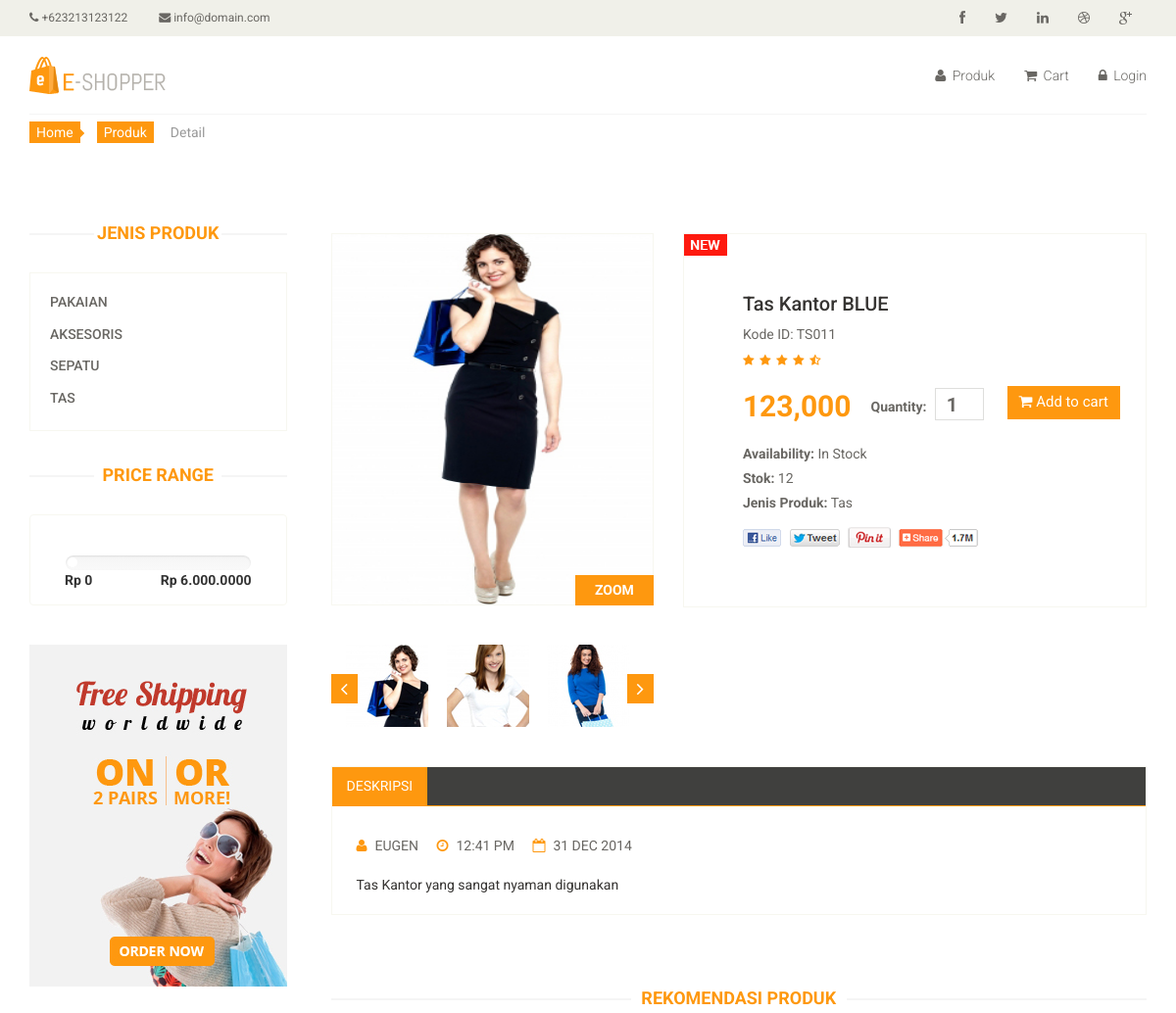
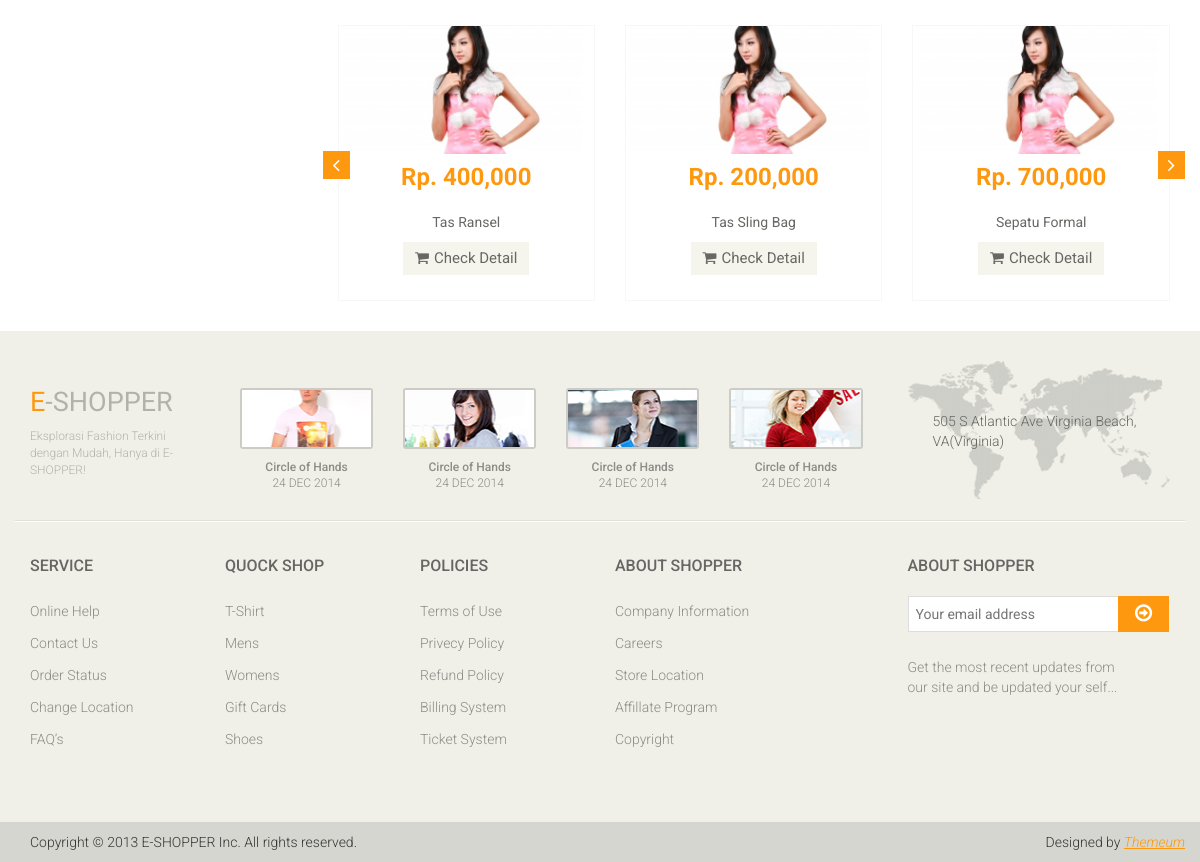
The app's page /produk-detail.php?kode=TS011 with its own data (2 pictures, top to bottom).
### tables this page shows
CREATE TABLE `jenis_produk` (
  `id` int(11) NOT NULL,
  `nama` varchar(45) NOT NULL
);

CREATE TABLE `produk` (
  `id` int(11) NOT NULL,
  `kode` varchar(45) DEFAULT NULL,
  `nama` varchar(45) NOT NULL,
  `deskripsi` text NOT NULL,
  `harga` double NOT NULL,
  `stok` int(11) NOT NULL,
  `jenis_produk` varchar(45) NOT NULL
);

### produk-detail.php (the view, shortened to what this page needs)
<?php
include_once('page/head.php');
include_once('page/nav.php');
if (isset($_GET['kode'])) {
	$sql = "SELECT * FROM produk WHERE kode = '" . $_GET['kode'] . "'";
	$stmt = $dbh->prepare($sql);
	$stmt->execute();
	$data = $stmt->fetch();
?>
	<section>
		<div class="container">
			<div class="breadcrumbs">
				<ol class="breadcrumb">
					<li><a href="index.php">Home</a></li>
					<li><a href="produk.php">Produk</a></li>
					<li class="active">Detail</li>
				</ol>
			</div>
			<div class="row">
				<?php include_once('page/sidebar.php') ?>
				<div class="col-sm-9 padding-right">
					<div class="product-details">
						<div class="col-sm-5">
							<div class="view-product">
								<img src="images/product-details/1.jpg" alt="" />
								<h3>ZOOM</h3>
							</div>
							<div id="similar-product" class="carousel slide" data-ride="carousel">
								<div class="carousel-inner">
									<div class="item active">
										<a href=""><img src="images/product-details/similar1.jpg" alt=""></a>
										<a href=""><img src="images/product-details/similar2.jpg" alt=""></a>
										<a href=""><img src="images/product-details/similar3.jpg" alt=""></a>
									</div>
								</div>
								<a class="left item-control" href="#similar-product" data-slide="prev">
									<i class="fa fa-angle-left"></i>
								</a>
								<a class="right item-control" href="#similar-product" data-slide="next">
									<i class="fa fa-angle-right"></i>
								</a>
							</div>
						</div>
						<div class="col-sm-7">
							<div class="product-information">
								<img src="images/product-details/new.jpg" class="newarrival" alt="" />
								<h2><?= $data['nama'] ?></h2>
								<p>Kode ID: <?= $data['kode'] ?></p>
								<img src="images/product-details/rating.png" alt="" />
								<form action="checkout.php" method="post">
									<span>
										<span><?= number_format($data['harga']) ?></span>
										<label>Quantity:</label>
										<input type="number" min="1" value="1" name="qty" required/>
										<button type="submit" class="btn btn-fefault cart">
											<i class="fa fa-shopping-cart"></i>
											Add to cart
										</button>
									</span>
								</form>
								<p><b>Availability:</b> In Stock</p>
								<p><b>Stok:</b> <?= $data['stok'] ?></p>
								<p><b>Jenis Produk:</b> <?= $data['jenis_produk'] ?></p>
								<a href=""><img src="images/product-details/share.png" class="share img-responsive" alt="" /></a>
							</div>
						</div>
					</div>
					<div class="category-tab shop-details-tab">
						<div class="col-sm-12">
							<ul class="nav nav-tabs">
								<li class="active"><a href="#reviews" data-toggle="tab">Deskripsi</a></li>
							</ul>
						</div>
						<div class="tab-content">
							<div class="tab-pane fade active in" id="reviews">
								<div class="col-sm-12">
									<ul>
										<li><a href=""><i class="fa fa-user"></i>EUGEN</a></li>
										<li><a href=""><i class="fa fa-clock-o"></i>12:41 PM</a></li>
										<li><a href=""><i class="fa fa-calendar-o"></i>31 DEC 2014</a></li>
									</ul>
									<p><?= $data['deskripsi'] ?></p>
								</div>
							</div>
						</div>
					</div>
					<?php include_once('page/rekomendasi.php') ?>
				</div>
			</div>
		</div>
	</section>
<?php }
include_once('page/footer.php') ?>

### page/head.php (shortened to what this page needs)
<!DOCTYPE html>
<html lang="en">
<head>
    <link href="css/bootstrap.min.css" rel="stylesheet">
    <link href="css/font-awesome.min.css" rel="stylesheet">
    <link href="css/prettyPhoto.css" rel="stylesheet">
    <link href="css/price-range.css" rel="stylesheet">
    <link href="css/animate.css" rel="stylesheet">
    <link href="css/main.css" rel="stylesheet">
    <link href="css/responsive.css" rel="stylesheet">
</head>

### page/nav.php
<body>
    <header id="header">
        <div class="header_top">
            <div class="container">
                <div class="row">
                    <div class="col-sm-6">
                        <div class="contactinfo">
                            <ul class="nav nav-pills">
                                <li><a href="#"><i class="fa fa-phone"></i> +623213123122</a></li>
                                <li><a href="#"><i class="fa fa-envelope"></i> info@domain.com</a></li>
                            </ul>
                        </div>
                    </div>
                    <div class="col-sm-6">
                        <div class="social-icons pull-right">
                            <ul class="nav navbar-nav">
                                <li><a href="#"><i class="fa fa-facebook"></i></a></li>
                                <li><a href="#"><i class="fa fa-twitter"></i></a></li>
                                <li><a href="#"><i class="fa fa-linkedin"></i></a></li>
                                <li><a href="#"><i class="fa fa-dribbble"></i></a></li>
                                <li><a href="#"><i class="fa fa-google-plus"></i></a></li>
                            </ul>
                        </div>
                    </div>
                </div>
            </div>
        </div>
        <div class="header-middle">
            <div class="container">
                <div class="row">
                    <div class="col-sm-4">
                        <div class="logo pull-left">
                            <a href="index.php"><img src="images/home/logo.png" alt="" /></a>
                        </div>
                    </div>
                    <div class="col-sm-8">
                        <div class="shop-menu pull-right">
                            <ul class="nav navbar-nav">
                                <li><a href="produk.php"><i class="fa fa-user"></i> Produk</a></li>
                                <li><a href="produk.php"><i class="fa fa-shopping-cart"></i> Cart</a></li>
                                <li><a href="administrator"><i class="fa fa-lock"></i> Login</a></li>
                            </ul>
                        </div>
                    </div>
                </div>
            </div>
        </div>
    </header>

### page/sidebar.php
<div class="col-sm-3">
    <div class="left-sidebar">
        <h2>Jenis Produk</h2>
        <div class="panel-group category-products" id="accordian">
            <?php
            $sql99 = "SELECT * FROM jenis_produk";
            $stmt99 = $dbh->prepare($sql99);
            $stmt99->execute();
            $data99 = $stmt99->fetchAll();
            foreach ($data99 as $key => $value99) {
            ?>
                <div class="panel panel-default">
                    <div class="panel-heading">
                        <h4 class="panel-title"><a href="produk.php?jenis_produk=<?php echo $value99['nama']; ?>"><?php echo $value99['nama']; ?></a></h4>
                    </div>
                </div>
            <?php
            }
            ?>
        </div>
        <div class="price-range">
            <h2>Price Range</h2>
            <div class="well text-center">
                <input type="text" class="span2" value="" data-slider-min="0" data-slider-max="60000000" data-slider-step="5" data-slider-value="[250,450]" id="sl2"><br />
                <b class="pull-left">Rp 0</b> <b class="pull-right">Rp 6.000.0000</b>
            </div>
        </div>
        <div class="shipping text-center">
            <img src="images/home/shipping.jpg" alt="" />
        </div>
    </div>
</div>

### page/rekomendasi.php (shortened to what this page needs)
<div class="recommended_items">
    <h2 class="title text-center">rekomendasi produk</h2>
    <div id="recommended-item-carousel" class="carousel slide" data-ride="carousel">
        <div class="carousel-inner">
            <div class="item active">
                <?php
                $sql2 = "SELECT * FROM produk ORDER BY rand() LIMIT 3";
                $stmt2 = $dbh->prepare($sql2);
                $stmt2->execute();
                $data2 = $stmt2->fetchAll();
                foreach ($data2 as $value) { ?>
                    <div class="col-sm-4">
                        <div class="product-image-wrapper">
                            <div class="single-products">
                                <div class="productinfo text-center">
                                    <img src="images/home/recommend3.jpg" alt="" />
                                    <h2>Rp. <?= number_format($value['harga']) ?></h2>
                                    <p><?= $value['nama'] ?></p>
                                    <a href="produk-detail.php?kode=<?= $value['kode'] ?>" class="btn btn-default add-to-cart"><i class="fa fa-shopping-cart"></i>Check Detail</a>
                                </div>
                            </div>
                        </div>
                    </div>
                <?php } ?>
            </div>
        </div>
        <a class="left recommended-item-control" href="#recommended-item-carousel" data-slide="prev">
            <i class="fa fa-angle-left"></i>
        </a>
        <a class="right recommended-item-control" href="#recommended-item-carousel" data-slide="next">
            <i class="fa fa-angle-right"></i>
        </a>
    </div>
</div>

### page/footer.php (shortened to what this page needs)
<footer id="footer">
    <div class="footer-top">
        <div class="container">
            <div class="row">
                <div class="col-sm-2">
                    <div class="companyinfo">
                        <h2><span>e</span>-shopper</h2>
                        <p>Eksplorasi Fashion Terkini dengan Mudah, Hanya di E-SHOPPER!</p>
                    </div>
                </div>
                <div class="col-sm-7">
                    <div class="col-sm-3">
                        <div class="video-gallery text-center">
                            <a href="#">
                                <div class="iframe-img">
                                    <img src="images/home/iframe1.png" alt="" />
                                </div>
                            </a>
                            <p>Circle of Hands</p>
                            <h2>24 DEC 2014</h2>
                        </div>
                    </div>
                    <div class="col-sm-3">
                        <div class="video-gallery text-center">
                            <a href="#">
                                <div class="iframe-img">
                                    <img src="images/home/iframe2.png" alt="" />
                                </div>
                            </a>
                            <p>Circle of Hands</p>
                            <h2>24 DEC 2014</h2>
                        </div>
                    </div>
                    <div class="col-sm-3">
                        <div class="video-gallery text-center">
                            <a href="#">
                                <div class="iframe-img">
                                    <img src="images/home/iframe3.png" alt="" />
                                </div>
                            </a>
                            <p>Circle of Hands</p>
                            <h2>24 DEC 2014</h2>
                        </div>
                    </div>
                    <div class="col-sm-3">
                        <div class="video-gallery text-center">
                            <a href="#">
                                <div class="iframe-img">
                                    <img src="images/home/iframe4.png" alt="" />
                                </div>
                            </a>
                            <p>Circle of Hands</p>
                            <h2>24 DEC 2014</h2>
                        </div>
                    </div>
                </div>
                <div class="col-sm-3">
                    <div class="address">
                        <img src="images/home/map.png" alt="" />
                        <p>505 S Atlantic Ave Virginia Beach, VA(Virginia)</p>
                    </div>
                </div>
            </div>
        </div>
    </div>
    <div class="footer-widget">
        <div class="container">
            <div class="row">
                <div class="col-sm-2">
                    <div class="single-widget">
                        <h2>Service</h2>
                        <ul class="nav nav-pills nav-stacked">
                            <li><a href="#">Online Help</a></li>
                            <li><a href="#">Contact Us</a></li>
                            <li><a href="#">Order Status</a></li>
                            <li><a href="#">Change Location</a></li>
                            <li><a href="#">FAQ’s</a></li>
                        </ul>
                    </div>
                </div>
                <div class="col-sm-2">
                    <div class="single-widget">
                        <h2>Quock Shop</h2>
                        <ul class="nav nav-pills nav-stacked">
                            <li><a href="#">T-Shirt</a></li>
                            <li><a href="#">Mens</a></li>
                            <li><a href="#">Womens</a></li>
                            <li><a href="#">Gift Cards</a></li>
                            <li><a href="#">Shoes</a></li>
                        </ul>
                    </div>
                </div>
                <div class="col-sm-2">
                    <div class="single-widget">
                        <h2>Policies</h2>
                        <ul class="nav nav-pills nav-stacked">
                            <li><a href="#">Terms of Use</a></li>
                            <li><a href="#">Privecy Policy</a></li>
                            <li><a href="#">Refund Policy</a></li>
                            <li><a href="#">Billing System</a></li>
                            <li><a href="#">Ticket System</a></li>
                        </ul>
                    </div>
                </div>
                <div class="col-sm-2">
                    <div class="single-widget">
                        <h2>About Shopper</h2>
                        <ul class="nav nav-pills nav-stacked">
                            <li><a href="#">Company Information</a></li>
                            <li><a href="#">Careers</a></li>
                            <li><a href="#">Store Location</a></li>
                            <li><a href="#">Affillate Program</a></li>
                            <li><a href="#">Copyright</a></li>
                        </ul>
                    </div>
                </div>
                <div class="col-sm-3 col-sm-offset-1">
                    <div class="single-widget">
                        <h2>About Shopper</h2>
                        <form action="#" class="searchform">
                            <input type="text" placeholder="Your email address" />
                            <button type="submit" class="btn btn-default"><i class="fa fa-arrow-circle-o-right"></i></button>
                            <p>Get the most recent updates from <br />our site and be updated your self...</p>
                        </form>
                    </div>
                </div>
            </div>
        </div>
    </div>
    <div class="footer-bottom">
        <div class="container">
            <div class="row">
                <p class="pull-left">Copyright © 2013 E-SHOPPER Inc. All rights reserved.</p>
                <p class="pull-right">Designed by <span><a target="_blank" href="http://www.themeum.com">Themeum</a></span></p>
            </div>
        </div>
    </div>
</footer>
</body>
</html>

### records on screen
jenis_produk: nama "PAKAIAN"
jenis_produk: nama "AKSESORIS"
jenis_produk: nama "SEPATU"
jenis_produk: nama "TAS"
produk: nama "Tas Kantor BLUE", kode "TS011", harga "123,000", stok "12", jenis_produk "Tas", deskripsi "Tas Kantor yang sangat nyaman digunakan"
produk: harga "400,000", nama "Tas Ransel"
produk: harga "200,000", nama "Tas Sling Bag"
produk: harga "700,000", nama "Sepatu Formal"
